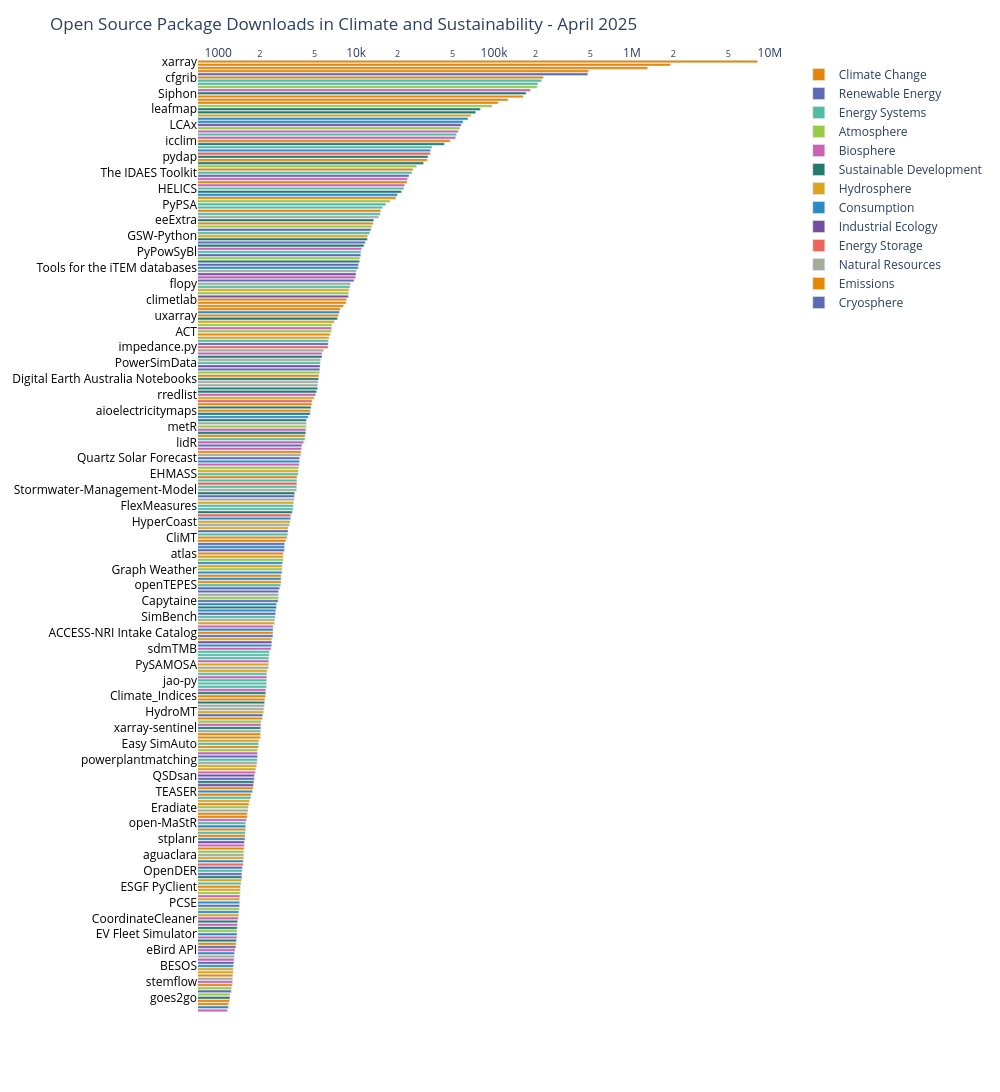

Here is the notebook cell this chart was saved with:
### Code cell
import numpy as np
import pandas as pd
import plotly.io as pio
import plotly.graph_objects as go
import plotly.express as px
from datetime import datetime

# Get the current date
current_date = datetime.now()

# Format the date to display the full month and year
month_year = current_date.strftime("%B %Y")


#df_extract = df_extract[df_extract["category"] == "Renewable Energy"]

number_of_projects_to_show = 300
top_downloaders = df_extract.nlargest(number_of_projects_to_show, "download_counts")
top_downloaders.index.name = "ranking"
color_discrete_sequence = px.colors.qualitative.Vivid
fig = px.bar(
    top_downloaders,
    x=top_downloaders["download_counts"],
    y=top_downloaders["project_names"],
    custom_data=["project_names", "download_counts", "docker_downloads", "git_url", "description","category","sub_category","language",top_downloaders.index+1],
    orientation="h",
    color = 'category',
    color_discrete_sequence=color_discrete_sequence,
)

fig.update_layout(
    height=number_of_projects_to_show*20,  # Added parameter
    width=1000,
    xaxis_title="",
    yaxis_title=None,
    title="Open Source Package Downloads in Climate and Sustainability - "+month_year,
    dragmode=False,
)

fig.update_layout(hovermode="y unified",hoverdistance=1000)

fig.update_traces(
    hovertemplate="<extra></extra>"+"<br>".join(
        [
            "Ranking: <b>%{customdata[8]}</b>",
            "Description: <b>%{customdata[4]}</b>",
            "Sub Category: <b>%{customdata[6]}</b>",
            "Language: <b>%{customdata[7]}</b>",
            "Downloads per month: <b>%{customdata[1]}</b>",
            #"Docker Downloads: <b>%{customdata[2]}</b>",
            "Category: <b>%{customdata[5]}</b>",

        ]
    )

)

#fig.update(layout_showlegend=False)

fig.update_layout(modebar=dict(bgcolor="rgba(0,0,0,0)"))

config = {
  'toImageButtonOptions': {
    'format': 'png', # one of png, svg, jpeg, webp
  },
  'responsive': 'faöse'
}
fig.update_layout(
    plot_bgcolor='white'
)

fig.update_layout(modebar_color="#009485", modebar_activecolor="#2563eb")
fig["layout"]["yaxis"]["autorange"] = "reversed"

#fig.update_layout(
#    legend=dict(
#        x=0.8,  # push to the right
#        y=0.97,
#        xanchor='left',
#        yanchor='top'
#    ),
#)

fig.update_xaxes(showspikes=False)  # <-- add this line
fig.update_yaxes(showspikes=False)  # <-- add this line
#fig.update_layout(paper_bgcolor = "rgba(0,0,0,0)",
#                  plot_bgcolor = "rgba(0,0,0,0)")

#fig.update_layout(barmode='stack', xaxis={'categoryorder':'total ascending'})
fig.update_layout(xaxis_type = "log",yaxis_categoryorder = 'total descending',legend_title=None, xaxis={'side': 'top'}, )
pio.write_html(fig,"download_plot.html",full_html=True)
pio.write_json(fig,"download_plot.json")

fig.show(config=config)
